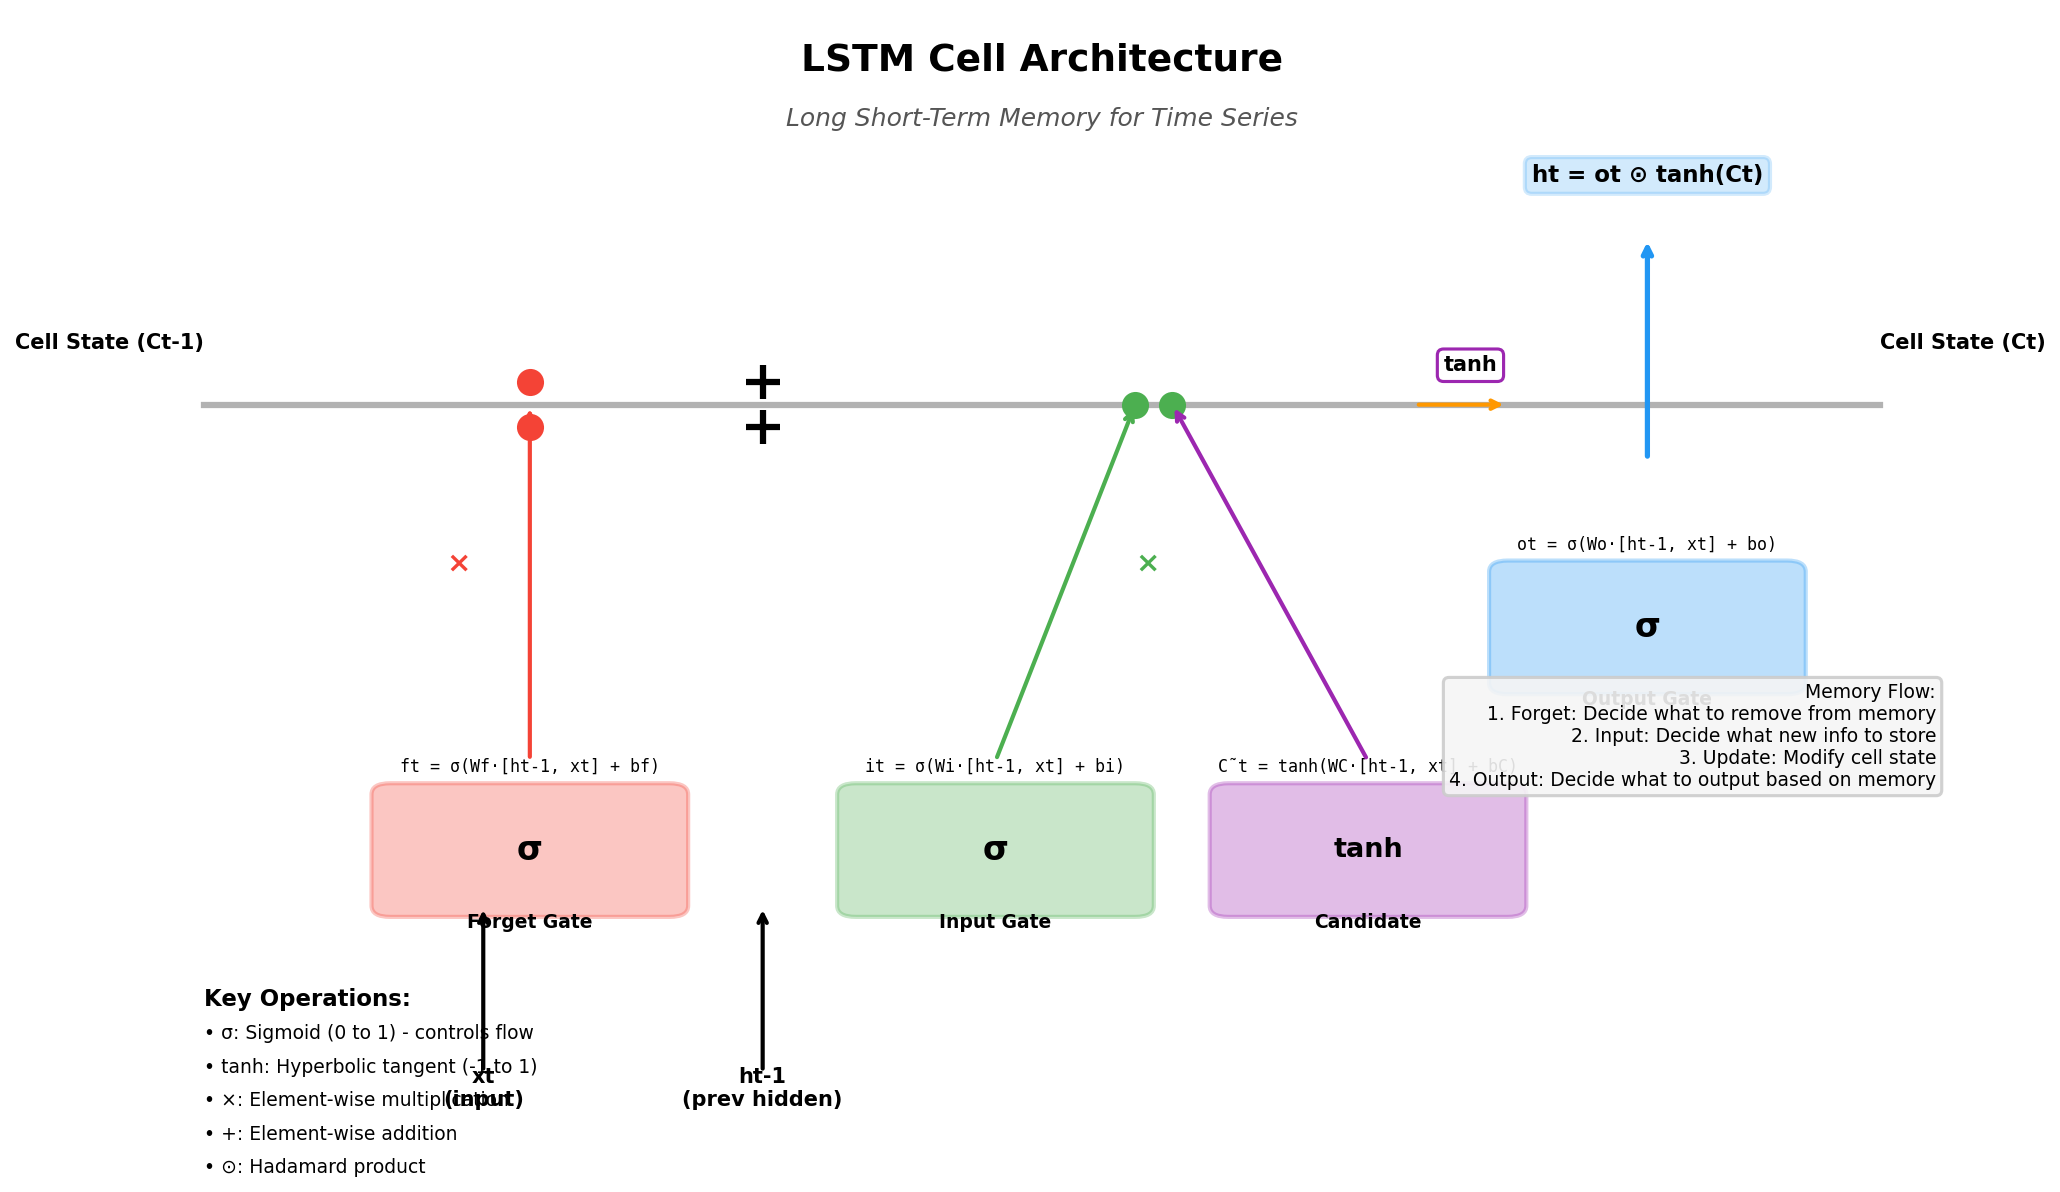

Recreate this plot in Python.
"""
LSTM architecture diagram
Visualizes the LSTM cell structure with gates
"""
import matplotlib.pyplot as plt
import matplotlib.patches as patches
from matplotlib.patches import FancyBboxPatch, FancyArrowPatch
import numpy as np

fig, ax = plt.subplots(1, 1, figsize=(14, 8))
ax.set_xlim(0, 10)
ax.set_ylim(0, 10)
ax.axis('off')

# Title
ax.text(5, 9.5, 'LSTM Cell Architecture', fontsize=18, fontweight='bold', ha='center')
ax.text(5, 9, 'Long Short-Term Memory for Time Series', fontsize=12, ha='center', style='italic', color='#555')

# Color scheme
color_forget = '#F44336'
color_input = '#4CAF50'
color_output = '#2196F3'
color_cell = '#FF9800'
color_tanh = '#9C27B0'

# Cell state line (horizontal)
ax.plot([0.5, 9.5], [6.5, 6.5], 'k-', linewidth=3, alpha=0.3)
ax.text(0.5, 7, 'Cell State (Ct-1)', fontsize=10, ha='right', fontweight='bold')
ax.text(9.5, 7, 'Cell State (Ct)', fontsize=10, ha='left', fontweight='bold')

# Inputs at bottom
ax.annotate('', xy=(2, 2), xytext=(2, 0.5),
            arrowprops=dict(arrowstyle='->', lw=2, color='black'))
ax.text(2, 0.2, 'xt\n(input)', fontsize=10, ha='center', fontweight='bold')

ax.annotate('', xy=(3.5, 2), xytext=(3.5, 0.5),
            arrowprops=dict(arrowstyle='->', lw=2, color='black'))
ax.text(3.5, 0.2, 'ht-1\n(prev hidden)', fontsize=10, ha='center', fontweight='bold')

# Forget Gate
forget_box = FancyBboxPatch((1.5, 2), 1.5, 1, boxstyle="round,pad=0.1",
                            edgecolor=color_forget, facecolor=color_forget, alpha=0.3, linewidth=2)
ax.add_patch(forget_box)
ax.text(2.25, 2.5, 'σ', fontsize=16, ha='center', va='center', fontweight='bold')
ax.text(2.25, 1.8, 'Forget Gate', fontsize=9, ha='center', fontweight='bold')
ax.text(2.25, 3.2, 'ft = σ(Wf·[ht-1, xt] + bf)', fontsize=8, ha='center', family='monospace')

# Arrow from forget gate to cell state
ax.annotate('', xy=(2.25, 6.5), xytext=(2.25, 3.3),
            arrowprops=dict(arrowstyle='->', lw=2, color=color_forget))
ax.plot([2.25, 2.25], [6.3, 6.7], 'o', color=color_forget, markersize=12)
ax.text(1.8, 5, '×', fontsize=14, fontweight='bold', color=color_forget)

# Input Gate
input_box = FancyBboxPatch((4, 2), 1.5, 1, boxstyle="round,pad=0.1",
                          edgecolor=color_input, facecolor=color_input, alpha=0.3, linewidth=2)
ax.add_patch(input_box)
ax.text(4.75, 2.5, 'σ', fontsize=16, ha='center', va='center', fontweight='bold')
ax.text(4.75, 1.8, 'Input Gate', fontsize=9, ha='center', fontweight='bold')
ax.text(4.75, 3.2, 'it = σ(Wi·[ht-1, xt] + bi)', fontsize=8, ha='center', family='monospace')

# Candidate Cell State
candidate_box = FancyBboxPatch((6, 2), 1.5, 1, boxstyle="round,pad=0.1",
                              edgecolor=color_tanh, facecolor=color_tanh, alpha=0.3, linewidth=2)
ax.add_patch(candidate_box)
ax.text(6.75, 2.5, 'tanh', fontsize=13, ha='center', va='center', fontweight='bold')
ax.text(6.75, 1.8, 'Candidate', fontsize=9, ha='center', fontweight='bold')
ax.text(6.75, 3.2, 'C̃t = tanh(WC·[ht-1, xt] + bC)', fontsize=8, ha='center', family='monospace')

# Arrows from input gate and candidate to cell state
ax.annotate('', xy=(5.5, 6.5), xytext=(4.75, 3.3),
            arrowprops=dict(arrowstyle='->', lw=2, color=color_input))
ax.annotate('', xy=(5.7, 6.5), xytext=(6.75, 3.3),
            arrowprops=dict(arrowstyle='->', lw=2, color=color_tanh))
ax.plot([5.5, 5.7], [6.5, 6.5], 'o', color=color_input, markersize=12)
ax.text(5.5, 5, '×', fontsize=14, fontweight='bold', color=color_input)

# Cell State Update (addition)
ax.plot([3.5, 3.5], [6.3, 6.7], '+', color='black', markersize=16, markeredgewidth=3)

# Output Gate
output_box = FancyBboxPatch((7.5, 4), 1.5, 1, boxstyle="round,pad=0.1",
                           edgecolor=color_output, facecolor=color_output, alpha=0.3, linewidth=2)
ax.add_patch(output_box)
ax.text(8.25, 4.5, 'σ', fontsize=16, ha='center', va='center', fontweight='bold')
ax.text(8.25, 3.8, 'Output Gate', fontsize=9, ha='center', fontweight='bold')
ax.text(8.25, 5.2, 'ot = σ(Wo·[ht-1, xt] + bo)', fontsize=8, ha='center', family='monospace')

# Arrow from cell state to output
ax.annotate('', xy=(7.5, 6.5), xytext=(7, 6.5),
            arrowprops=dict(arrowstyle='->', lw=2, color=color_cell))
ax.text(7.3, 6.8, 'tanh', fontsize=10, ha='center', fontweight='bold',
        bbox=dict(boxstyle='round', facecolor='white', edgecolor=color_tanh, linewidth=1.5))

# Output hidden state
ax.annotate('', xy=(8.25, 8), xytext=(8.25, 6),
            arrowprops=dict(arrowstyle='->', lw=2.5, color=color_output))
ax.text(8.25, 8.5, 'ht = ot ⊙ tanh(Ct)', fontsize=11, ha='center', fontweight='bold',
        bbox=dict(boxstyle='round', facecolor=color_output, alpha=0.2, edgecolor=color_output, linewidth=2))

# Legend
legend_y = 0.8
ax.text(0.5, legend_y + 0.3, 'Key Operations:', fontsize=11, fontweight='bold')
ax.text(0.5, legend_y, '• σ: Sigmoid (0 to 1) - controls flow', fontsize=9)
ax.text(0.5, legend_y - 0.3, '• tanh: Hyperbolic tangent (-1 to 1)', fontsize=9)
ax.text(0.5, legend_y - 0.6, '• ×: Element-wise multiplication', fontsize=9)
ax.text(0.5, legend_y - 0.9, '• +: Element-wise addition', fontsize=9)
ax.text(0.5, legend_y - 1.2, '• ⊙: Hadamard product', fontsize=9)

# Add explanatory box
explanation = (
    "Memory Flow:\n"
    "1. Forget: Decide what to remove from memory\n"
    "2. Input: Decide what new info to store\n"
    "3. Update: Modify cell state\n"
    "4. Output: Decide what to output based on memory"
)
ax.text(9.8, 4, explanation, fontsize=9, va='top', ha='right',
        bbox=dict(boxstyle='round', facecolor='#F5F5F5', alpha=0.9, edgecolor='#CCCCCC', linewidth=1.5))

plt.tight_layout()
plt.savefig('/home/chirag/ds-book/book/course-07-time-series/ch30-advanced-ts/diagrams/lstm_architecture.png',
            dpi=150, bbox_inches='tight', facecolor='white')
print("✓ Saved: lstm_architecture.png")
plt.close()
